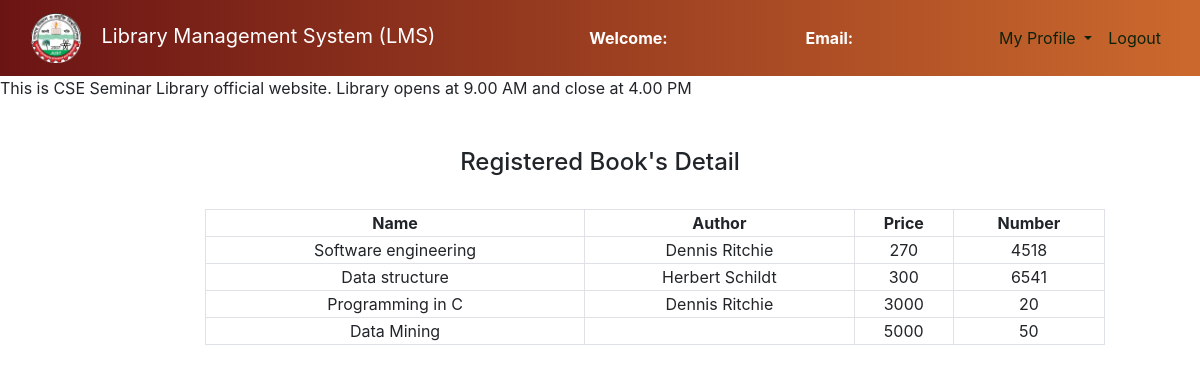
/admin/regbooks.php, run on the app's committed database.
### tables this page shows
CREATE TABLE `books` (
  `book_id` int(11) NOT NULL,
  `book_name` varchar(250) NOT NULL,
  `author_id` int(11) NOT NULL,
  `cat_id` int(11) NOT NULL,
  `book_no` int(11) NOT NULL,
  `book_price` int(11) NOT NULL
);

CREATE TABLE `authors` (
  `author_id` int(11) NOT NULL,
  `author_name` varchar(250) NOT NULL
);

### admin/regbooks.php (the view, shortened to what this page needs)
<?php
	$connection = mysqli_connect("localhost","root","");
	$query = "select books.book_name,books.book_no,book_price,authors.author_name from books left join authors on books.author_id = authors.author_id";
?>
<!DOCTYPE html>
<html>
<head>
	<link rel="stylesheet" type="text/css" href="../bootstrap-4.4.1/css/bootstrap.min.css">
	<link rel="stylesheet" href="admin.css">
</head>
<body>
<body>
	<section class="header">
		<nav class="navbar navbar-expand-lg navbar-dark ">
			<div class="container-fluid">
				<div class="navbar-header">
					<a class="navbar-brand" href="index.php"><img src="logo.png" height="50" width="50" alt=""></a>
					<a class="navbar-brand" href="admin_dashboard.php">Library Management System (LMS)</a>
				</div>
				<font style="color: white"><span><strong>Welcome: <?php echo $_SESSION['name'];?></strong></span></font>
			    <font style="color: white"><span><strong>Email: <?php echo $_SESSION['email'];?></strong></font>
				<ul class="nav navbar-nav navbar-right">
		      <li class="nav-item dropdown">
	        	<a class="nav-link dropdown-toggle" data-toggle="dropdown">My Profile </a>
		      </li>
		      <li class="nav-item">
		        <a class="nav-link" href="../logout.php">Logout</a>
		      </li>
		    </ul>
			</div>
		</nav>
	</section><span><marquee bgcolor = " whitesmoke " behavior="" direction = "left"> This is CSE Seminar Library official website. Library opens at 9.00 AM
			and close at 4.00 PM
		</marquee></span><br><br>
		<center><h4>Registered Book's Detail</h4><br></center>
		<div class="row">
			<div class="col-md-2"></div>
			<div class="col-md-8">
				<form>
					<table class="table-bordered" width="900px" style="text-align: center">
						<tr>
							<th>Name</th>
							<th>Author</th>
							<th>Price</th>
							<th>Number</th>
						</tr>
					<?php
						$query_run = mysqli_query($connection,$query);
						while ($row = mysqli_fetch_assoc($query_run)){
							?>
							<tr>
							<td><?php echo $row['book_name'];?></td>
							<td><?php echo $row['author_name'];?></td>
							<td><?php echo $row['book_price'];?></td>
							<td><?php echo $row['book_no'];?></td>
						</tr>
					<?php
						}
					?>
				</table>
				</form>
			</div>
			<div class="col-md-2"></div>
		</div>
</body>
</html>

### admin/admin.css (style rules this page uses)
.header { width: 100%; background-image: linear-gradient(to right, #6b1414, #cb692d); }
.navbar-brand { margin-left: 0px; color: white !important; }
.nav-link { color: rgb(13, 34, 13) !important; }

### data on the page
books: book_name "Software engineering", author.author_name "Dennis Ritchie", book_price "270", book_no "4518"
books: book_name "Data structure", author.author_name "Herbert Schildt", book_price "300", book_no "6541"
books: book_name "Programming in C", author.author_name "Dennis Ritchie", book_price "3000", book_no "20"
books: book_name "Data Mining", book_price "5000", book_no "50"
